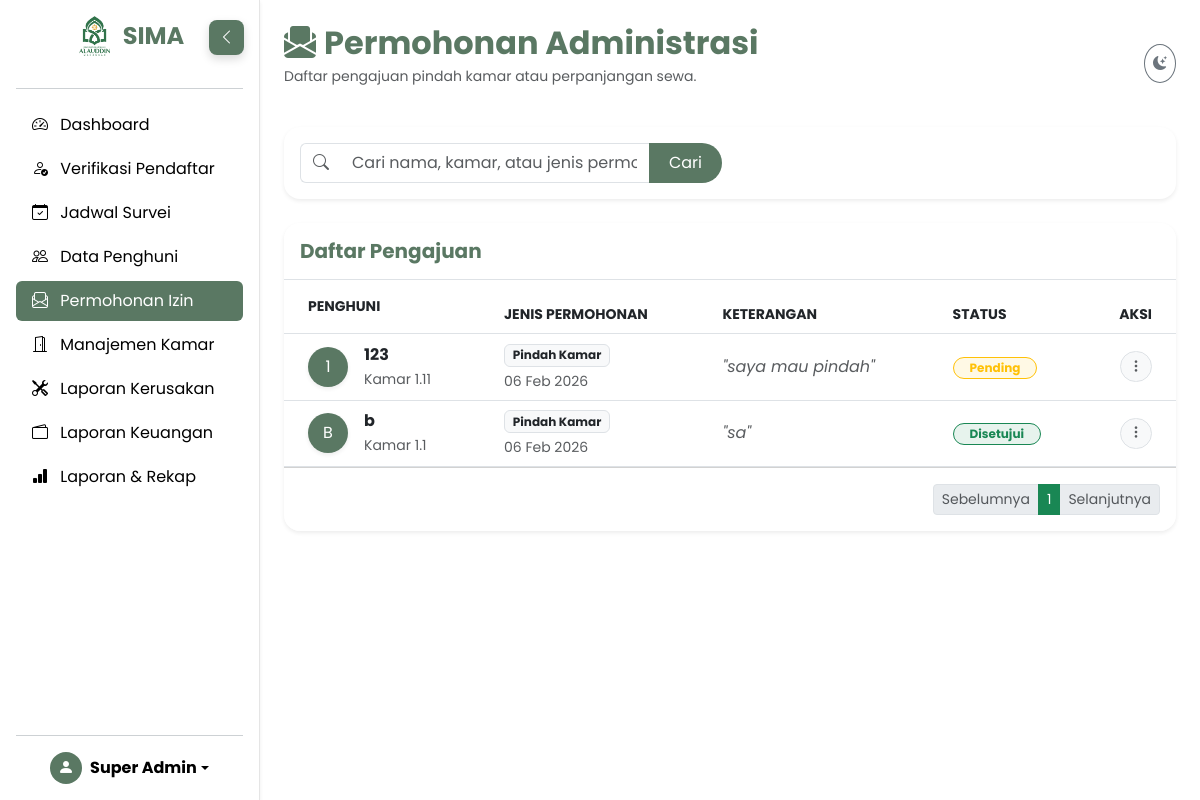
Screenshot of /views/admin/kelola_permohonan.php (signed in) with the database file from the repository.
### tables this page shows
CREATE TABLE `permohonan` (
  `id` int(11) NOT NULL,
  `id_pendaftar` int(11) NOT NULL,
  `jenis_permohonan` enum('pindah_kamar','perpanjangan') NOT NULL,
  `keterangan` text NOT NULL,
  `status` enum('pending','approved','rejected') DEFAULT 'pending',
  `tanggal_permohonan` timestamp NOT NULL DEFAULT current_timestamp()
);

CREATE TABLE `pendaftaran` (
  `id` int(11) NOT NULL,
  `nama_lengkap` varchar(100) NOT NULL,
  `jenis_kelamin` enum('L','P') DEFAULT 'L',
  `email` varchar(100) NOT NULL,
  `password` varchar(255) NOT NULL,
  `no_hp` varchar(20) NOT NULL,
  `alamat_asal` text NOT NULL,
  `tanggal_survei` date DEFAULT NULL,
  `jurusan` varchar(50) NOT NULL,
  `tgl_lahir` date NOT NULL,
  `nama_ortu` varchar(100) NOT NULL,
  `no_hp_ortu` varchar(20) NOT NULL,
  `foto_ktp` varchar(255) NOT NULL,
  `foto_ktm` varchar(255) DEFAULT NULL,
  `status_verifikasi` enum('pending','diterima','ditolak','dibatalkan') DEFAULT 'pending',
  `saran_batal` text DEFAULT NULL,
  `tanggal_daftar` timestamp NOT NULL DEFAULT current_timestamp(),
  `id_kamar` int(11) DEFAULT NULL
);

CREATE TABLE `kamar` (
  `id` int(11) NOT NULL,
  `nomor_kamar` varchar(10) NOT NULL,
  `lantai` int(11) NOT NULL,
  `kapasitas` int(11) DEFAULT 4,
  `terisi` int(11) DEFAULT 0,
  `status` enum('tersedia','penuh','perbaikan') DEFAULT 'tersedia'
);

### views/admin/kelola_permohonan.php (the view, shortened to what this page needs)
<?php
include '../../config/database.php';
$page = isset($_GET['page']) ? (int)$_GET['page'] : 1;
$limit = 10;
$offset = ($page - 1) * $limit;
$search = isset($_GET['search']) ? mysqli_real_escape_string($conn, $_GET['search']) : '';
$where_clause = "WHERE 1=1";
$query_main = "SELECT pi.*, p.nama_lengkap, p.no_hp, k.nomor_kamar
               FROM permohonan pi
               JOIN pendaftaran p ON pi.id_pendaftar = p.id
               LEFT JOIN kamar k ON p.id_kamar = k.id
               $where_clause
               ORDER BY field(pi.status, 'pending', 'approved', 'rejected'), pi.tanggal_permohonan DESC
               LIMIT $limit OFFSET $offset";
$result = mysqli_query($conn, $query_main);
$q_count = "SELECT COUNT(*) as total FROM permohonan pi JOIN pendaftaran p ON pi.id_pendaftar = p.id LEFT JOIN kamar k ON p.id_kamar = k.id $where_clause";
$res_count = mysqli_query($conn, $q_count);
$total_data = mysqli_fetch_assoc($res_count)['total'];
$total_pages = ceil($total_data / $limit);
?>
<!DOCTYPE html>
<html lang="id" data-bs-theme="light">
<head>
    <link href="https://cdn.jsdelivr.net/npm/bootstrap@5.3.0/dist/css/bootstrap.min.css" rel="stylesheet">
    <link rel="stylesheet" href="https://cdn.jsdelivr.net/npm/bootstrap-icons@1.10.5/font/bootstrap-icons.css">
    <link rel="stylesheet" href="../../assets/css/style.css">
</head>
<body>
    <?php include '../../layouts/sidebar_admin.php'; ?>
    <main class="content-wrapper px-md-4 py-4 bg-body" style="min-height: 100vh;">
        <div class="d-flex justify-content-between align-items-center mb-4">
            <div>
                <h2 class="fw-bold mb-0 text-primary-custom">
                    <i class="bi bi-envelope-paper-fill me-2"></i>Permohonan Administrasi
                </h2>
                <p class="text-muted small mt-1">Daftar pengajuan pindah kamar atau perpanjangan sewa.</p>
            </div>
            <button class="btn btn-sm btn-outline-secondary rounded-circle p-2" onclick="toggleTheme()">
                <i id="theme-icon" class="bi bi-moon-stars-fill"></i>
            </button>
        </div>
        <div class="card shadow-sm border-0 mb-4 rounded-4">
            <div class="card-body">
                <form method="GET" class="row g-3 align-items-center">
                    <div class="col-md-6">
                        <div class="input-group">
                            <span class="input-group-text bg-white border-end-0"><i class="bi bi-search text-muted"></i></span>
                            <input type="text" name="search" class="form-control border-start-0" placeholder="Cari nama, kamar, atau jenis permohonan..." value="<?php echo htmlspecialchars($search); ?>">
                            <button class="btn btn-primary-custom" type="submit">Cari</button>
                        </div>
                    </div>
                </form>
            </div>
        </div>
        <div class="card shadow-sm border-0 rounded-4 overflow-hidden">
            <div class="card-header bg-card border-bottom py-3">
                <h5 class="fw-bold mb-0 text-primary-custom">Daftar Pengajuan</h5>
            </div>
            <div class="card-body p-0">
                <div class="table-responsive">
                    <table class="table table-hover align-middle mb-0">
                        <thead class="bg-light text-muted small text-uppercase">
                            <tr>
                                <th class="ps-4 py-3">Penghuni</th>
                                <th>Jenis Permohonan</th>
                                <th>Keterangan</th>
                                <th>Status</th>
                                <th class="text-end pe-4">Aksi</th>
                            </tr>
                        </thead>
                        <tbody>
                            <?php if (mysqli_num_rows($result) > 0): ?>
                                <?php while($row = mysqli_fetch_assoc($result)): ?>
                                <tr>
                                    <td class="ps-4">
                                        <div class="d-flex align-items-center">
                                            <div class="avatar-sm bg-primary-custom text-white rounded-circle d-flex align-items-center justify-content-center me-3 shadow-sm" style="width:40px; height:40px;">
                                                <?php echo strtoupper(substr($row['nama_lengkap'], 0, 1)); ?>
                                            </div>
                                            <div>
                                                <div class="fw-bold text-dark"><?php echo $row['nama_lengkap']; ?></div>
                                                <small class="text-muted">
                                                    <?php echo $row['nomor_kamar'] ? 'Kamar '.$row['nomor_kamar'] : 'Belum Ada Kamar'; ?>
                                                </small>
                                            </div>
                                        </div>
                                    </td>
                                    <td>
                                        <span class="badge bg-light text-dark border mb-1">
                                            <?php
                                            if($row['jenis_permohonan'] == 'pindah_kamar') echo 'Pindah Kamar';
                                            else echo 'Perpanjangan Sewa';
                                            ?>
                                        </span>
                                        <div class="small text-muted">
                                            <?php echo date('d M Y', strtotime($row['tanggal_permohonan'])); ?>
                                        </div>
                                    </td>
                                    <td>
                                        <div class="text-muted fst-italic text-truncate" style="max-width: 250px;" title="<?php echo $row['keterangan']; ?>">
                                            "<?php echo $row['keterangan']; ?>"
                                        </div>
                                    </td>
                                    <td>
                                        <?php if ($row['status'] == 'approved'): ?>
                                            <span class="badge bg-success bg-opacity-10 text-success border border-success rounded-pill px-3">Disetujui</span>
                                        <?php elseif ($row['status'] == 'rejected'): ?>
                                            <span class="badge bg-danger bg-opacity-10 text-danger border border-danger rounded-pill px-3">Ditolak</span>
                                        <?php else: ?>
                                            <span class="badge bg-warning bg-opacity-10 text-warning border border-warning rounded-pill px-3">Pending</span>
                                        <?php endif; ?>
                                    </td>
                                    <td class="text-end pe-4">
                                        <div class="dropdown">
                                            <button class="btn btn-sm btn-light border rounded-pill" type="button" data-bs-toggle="dropdown">
                                                <i class="bi bi-three-dots-vertical text-muted"></i>
                                            </button>
                                        </div>
                                    </td>
                                </tr>
                                <?php endwhile; ?>
                            <?php endif; ?>
                        </tbody>
                    </table>
                </div>
            </div>
            <div class="card-footer bg-white py-3">
                <nav>
                    <ul class="pagination pagination-sm justify-content-end mb-0">
                        <li class="page-item <?php echo ($page <= 1) ? 'disabled' : ''; ?>">
                            <a class="page-link" href="?page=<?php echo $page-1; ?>">Sebelumnya</a>
                        </li>
                        <?php for($i=1; $i<=$total_pages; $i++): ?>
                            <li class="page-item <?php echo ($page == $i) ? 'active' : ''; ?>">
                                <a class="page-link <?php echo ($page == $i) ? 'bg-success border-success' : 'text-success'; ?>" href="?page=<?php echo $i; ?>"><?php echo $i; ?></a>
                            </li>
                        <?php endfor; ?>
                        <li class="page-item <?php echo ($page >= $total_pages) ? 'disabled' : ''; ?>">
                            <a class="page-link" href="?page=<?php echo $page+1; ?>">Selanjutnya</a>
                        </li>
                    </ul>
                </nav>
            </div>
        </div>
    </main>
</body>
</html>

### assets/css/style.css (style rules this page uses)
:root { --color-bg-light: #EBF4DD; --color-secondary: #90AB8B; --color-primary: #5A7863; --color-dark: #3B4953; --color-white: #ffffff; --sidebar-width: 260px; --sidebar-collapsed-width: 80px; --sidebar-transition: all 0.3s ease-in-out; --bg-body: var(--color-bg-light); --bg-card: var(--color-white); --text-main: var(--color-dark); --text-muted: #6c757d; --navbar-bg: rgba(235, 244, 221, 0.95); --border-color: rgba(0,0,0,0.1); }
body { font-family: 'Poppins', sans-serif; background-color: var(--bg-body); color: var(--text-main); transition: background-color 0.3s ease, color 0.3s ease; overflow-x: hidden; }
a { text-decoration: none; }
.text-primary-custom { color: var(--color-primary) !important; }
.bg-primary-custom { background-color: var(--color-primary) !important; }
.bg-card { background-color: var(--bg-card) !important; }
.btn-primary-custom { background-color: var(--color-primary); color: #fff; border: none; padding: 8px 20px; border-radius: 50px; transition: transform 0.2s, box-shadow 0.2s; }
.content-wrapper { margin-left: var(--sidebar-width); transition: var(--sidebar-transition); min-height: 100vh; }

### views/admin/kelola_permohonan.php (style rules this page uses)
:root { --color-primary: #5A7863; }

### rows the page displays
permohonan: id_pendaftar.nama_lengkap "1", id_pendaftar.nama_lengkap "123", kamar.nomor_kamar "1.11", jenis_permohonan "Pindah Kamar", tanggal_permohonan "06 Feb 2026", keterangan "saya mau pindah", status "Pending"
permohonan: id_pendaftar.nama_lengkap "B", id_pendaftar.nama_lengkap "b", kamar.nomor_kamar "1.1", jenis_permohonan "Pindah Kamar", tanggal_permohonan "06 Feb 2026", keterangan "sa", status "Disetujui"

### other values shown
substr($_SESSION['nama'], 0, 15) "Super Admin"
